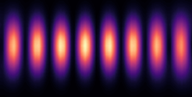
#> input picture Intensity, theta0.5.tiff, 192 x 97 px
$ python 2dFit.py
#> lines starting #> are read from the running program, lines starting #| are printed output that depends on the picture
### fittingfuncs.py
# -*- coding: utf-8 -*-
"""
Created on Wed Mar 27 08:49:18 2024

@author: ejfar
"""

import numpy as np
import matplotlib.pyplot as plt
from matplotlib import cm
import lmfit
from lmfit import minimize, Parameters,Model


def sinefit(x, A, k, phi, x0, s, b):
    """
    Model function of the lattice across x

    Parameters
    ----------
    x : array
        x co-ordinate.
    A : float
        amplitude.
    k : float
        wavenumber.
    phi : float
        phase.
    x0 : float
        centre fringe x position.
    s : float
        variance of Gaussian envelope.
    b : float
        amplitude offset.

    Returns
    -------
    y : array
        y values for given x.

    """
    y = A * np.sin(k*x + phi)**2 * np.exp(-(x-x0)**2 / (2*s**2)) + b
    return(y)


def expfit(x, A, data0, sigma, b):
    """
    Model function of the fit across one fringe in y

    Parameters
    ----------
    x : array
        the first co-ordinate.
    A : float
        amplitude.
    data0 : float
        peak of Gaussian.
    sigma : float
        variance of Gaussian.
    b : float
        amplitude offset.

    Returns
    -------
    output : array
            The output co-ordinate based on x.

    """
    output = A * np.exp(-(x - data0)**2 / (2*sigma**2)) + b
    return(output)


# [39 lines left out: function singaussfit, not called in this run]

def fitimagesin(ImageOG, camera, title_str, pass_parameters):
    """
    Function to fit the 2D model to an image

    Parameters
    ----------
    ImageOG : tiff/jpg/png
        The original image.
    camera : float
        the pixel width of the camera.
    title_str : str
        the title caption for the final plot.
    pass_parameters : array
        the initial guess fit parameters.

    Returns
    -------
    Sin_fit1 : lmfit obj
        the lmfit object with the full fit results.
    resu : obj
        the fit report containing the fit parameters and their errors

    """

    # Step 1: Convert to um***************************
    # define new x and y with 0 at plot centre and scaled by pixel length in um
    # use cropped image size
    y = np.linspace(-ImageOG.shape[0]/2, ImageOG.shape[0]/2, ImageOG.shape[0]) * camera
    x = np.linspace(-ImageOG.shape[1]/2, ImageOG.shape[1]/2, ImageOG.shape[1]) * camera


    x, y = np.meshgrid(x, y)

    # Use lmfit's Model function to define the fitting model as the sine^2Gauss
    # function
    # label it for future parameter output readouts
    Sine_mod1 = Model(singaussfit, prefix='Sin_Mod_')
    # Define initial pass parameters
    # NOTE: All variable parameters in fit function must be defined here.
    # If not, fit module assigns undefined initial parameters to infinity, which
    # create NaN values and terminates the fit process

    # set up the initial guess parameters and convert to um
    #             [A,   k,   phi, x0,  y0, sigmax, sigmay, off]
    iniguess = Sine_mod1.make_params(A=pass_parameters[0], k = pass_parameters[1],
                                     phi=pass_parameters[2], x0=pass_parameters[3],
                                     y0=pass_parameters[4], sigmax=pass_parameters[5],
                                     sigmay=pass_parameters[6], off=pass_parameters[7])


    # Fit to the data
    Sin_fit1 = Sine_mod1.fit(ImageOG.ravel(), iniguess, x_vals = (x, y))

    # print(Sin_fit1.fit_report())
    # return the fit values specifically
    resu = Sin_fit1.fit_report()
    # create new arrays to model the fit data
    a = np.linspace(-ImageOG.shape[0]/2*camera, ImageOG.shape[0]/2*camera, 100)
    b = a
    a, b = np.meshgrid(a, b)
    # create the fit plot data
    fitted = Sin_fit1.eval(x_vals=(a, b))

    # Plot both original (cropped) image and the fitted curve on top
    fig, axs = plt.subplots(1, 1)
    fig.suptitle(title_str)
    axs.set_xlabel("x (um)")
    axs.set_ylabel("y (um)")
    axs.legend(["Image", "Fit Data"], loc='best')
    c = axs.imshow(ImageOG, cmap=cm.magma, extent=(x.min(), x.max(), y.min(), y.max()))
    cbar = fig.colorbar(c)
    cbar.set_label("Intensity")

    axs.contour(a, b, fitted.reshape(a.shape), 10, colors='w')

    plt.show()

    return(Sin_fit1, resu)

### 2dFit.py
# -*- coding: utf-8 -*-
"""
Created on Tue Mar 26 12:41:09 2024

@author: ejfar
"""

import numpy as np
import matplotlib.pyplot as plt
from matplotlib import cm
import scipy.optimize as opt
from PIL import Image
import fittingfuncs as ff

plt.close('all')

# define the length corresoponding to 1 pixel
pixel_size = 5.2  #um

# load image

image0 = Image.open("Intensity, theta0.5.tiff")
#> image0 is the input picture: PIL image 192x97 RGBA; mean R, G, B, A 70.2, 29.2, 68.9, 255
# take mean across layers and normalise intensity
image = np.mean(image0, axis=2)
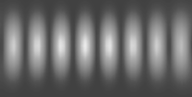
#> image: shape (97, 192) float64; min 65.25, max 234.2, mean 105.8
image = image / image.max()
# create a matching title string to use in the final plot
title_str = 'Fit to Fringes Sample Data: f=100mm, W0=0.5mm'


#%% - Scale and Recenter

# new x and y arrays which are scaled by the size of 1 pixel and centered on 0
yr = np.linspace(-image.shape[0]/2, image.shape[0]/2, image.shape[0]) * pixel_size
#> yr = 97 values from -252.2 to 252.2
xr = np.linspace(-image.shape[1]/2, image.shape[1]/2, image.shape[1]) * pixel_size
#> xr = 192 values from -499.2 to 499.2

X, Y = np.meshgrid(xr, yr)

# Check the plot
plt.figure()
c1 = plt.contourf(X, Y, image, 100, cmap=cm.magma)
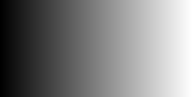
#> X: shape (97, 192) float64; min -499.2, max 499.2, mean 0; drawn with min black and max white
plt.xlabel("x (um)")
plt.ylabel("z (um)")
plt.title("Original Image Re-centered and scaled to Pixel Length")
cbar1 = plt.colorbar(c1)
cbar1.set_label("Intensity")


#%% - Slicing

# Take Middle 2D Slices about point of highest intensity to estimate initial
# guess parameters

# find the max intensity point to slice about
slice_val = image.max()
#> slice_val = 1
slice_point = np.where(image==slice_val)[1]
#> slice_point = [85]
slice_row, slice_column = np.where(image==slice_val)
#> slice_row = [45]; slice_column = [85]

# take x slice through row of maximum intensity
x_slice = image[slice_row[0], :]
#> x_slice = 192 values, max 1 at index 85, min 0.309 at index 0, mean 0.64
x_fit = np.arange(0, len(x_slice))
#> x_fit = 192 values from 0 to 191

# Estimate fit parameters and fit along x

plt.figure()
plt.plot(xr, x_slice)
plt.xlabel("x (um)")
plt.ylabel("Intensity ()")
plt.title("Slice through central lattice maximum")

# fit parameters (A, k, phi, x0, s, b)
k_g = 2*np.pi/246 # read from graph as no. pixels between peaks
phi_g = 0
sx_g = 800
b_g = 75
A_g = float(x_slice.max()) - b_g
#> A_g = -74
x0_g = -54 #  np.where(x_slice==x_slice.max())[0][0]


# fitting model takes parameters in following order
p0x = [A_g, k_g, phi_g, x0_g, sx_g, b_g]
#> p0x = [-74, 0.0255, 0, -54, 800, 75]

# pass to scipy fit function
A_f, k_f, phi_f, x0_f, sx_f, b_f = opt.curve_fit(ff.sinefit, xr, x_slice, p0x)[0]
#> A_f = 0.618; k_f = 0.0251; phi_f = -0.154; x0_f = -54.18; sx_f = 616.2; b_f = 0.363


# Plot fit data
xfitdata = ff.sinefit(xr, A_f, k_f, phi_f, x0_f, sx_f, b_f)
#> xfitdata = 192 values, max 0.98 at index 85, min 0.363 at index 1, mean 0.64
plt.plot(xr, xfitdata, 'r-')
plt.legend(["Data Slice", "Fit"], loc='best')

# Slice and repeat along y
y_slice = image[:, slice_column[0]]
#> y_slice = 97 values, max 1 at index 45, min 0.279 at index 95, mean 0.589
y_fit = np.arange(0, len(y_slice))
#> y_fit = 97 values from 0 to 96
y_slice = image[:, slice_column[0]]

plt.figure()
plt.plot(yr, y_slice)
plt.xlabel("y (pixel)")
plt.ylabel("Intensity ()")
plt.title("Slice through central fringe")

y0_g = 0
sy_g = 20
b_y = 80
p0y = [A_f, y0_g, sy_g, b_y]
#> p0y = [0.618, 0, 20, 80]
Afy, y0_f, sy_f, by_f = opt.curve_fit(ff.expfit, yr, y_slice, p0y)[0]
#> Afy = 0.705; y0_f = -14.07; sy_f = 93.82; by_f = 0.266

yfitdata = ff.expfit(yr, Afy, y0_f, sy_f, by_f)
#> yfitdata = 97 values, max 0.97 at index 45, min 0.278 at index 96, mean 0.589
plt.plot(yr, yfitdata, 'r-')
plt.legend(["Data Slice", "Fit"], loc='best')

# Create array to hold all guess parameters
# [A,   k,   phi, x0,  y0, sigmax, sigmay, off]
passparams = np.array([A_f, k_f, phi_f, x0_f, y0_f, sx_f, sy_f, b_f])
#> passparams = [0.618, 0.0251, -0.154, -54.18, -14.07, 616.2, 93.82, 0.363]

# call to the 2D fitting function, which plots the fit in-function
# return the overall result object and the fit report
img, fitrep = ff.fitimagesin(image, pixel_size, title_str, passparams)
#> (the run stopped early here; a loop or call above may not have finished)
